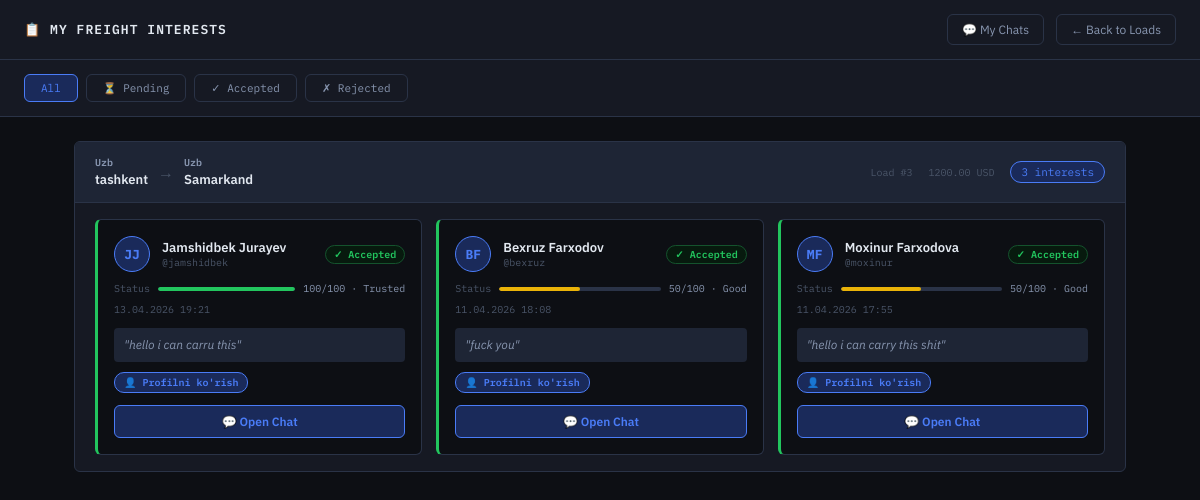
Screenshot of /interests/ (signed in) with the database file from the repository.
### ecargo/models.py (models this page shows, shortened)
class Load(models.Model):
    BODY_TYPE_CHOICES = [
        ('curtainsider', 'Curtainsider'),
        ('tautliner', 'Tautliner'),
        ('flatbed', 'Flatbed'),
        ('box', 'Box / Closed'),
        ('refrigerated', 'Refrigerated'),
        ('tanker', 'Tanker'),
        ('lowloader', 'Low Loader'),
        ('tipper', 'Tipper'),
        ('container', 'Container'),
        ('other', 'Other'),
    ]
    LOAD_TYPE_CHOICES = [
        ('FTL', 'FTL - Full Truck Load'),
        ('LTL', 'LTL - Less than Truck Load'),
    ]
    PUBLICATION_MODE_CHOICES = [
        ('exchange', 'Exchange'),
        ('selected', 'To Selected'),
    ]
    CURRENCY_CHOICES = [
        ('USD', 'USD'),
        ('EUR', 'EUR'),
        ('GBP', 'GBP'),
        ('PLN', 'PLN'),
        ('CZK', 'CZK'),
    ]
    VEHICLE_SIZE_CHOICES = [
        ('semi', 'With Semi-Trailer'),
        ('solo', 'Solo'),
        ('van', 'Van'),
        ('double', 'With Double Trailer'),
    ]
    created_by = models.ForeignKey(
        User,
        on_delete=models.SET_NULL,
        null=True,
        related_name='loads'
    )
    created_at = models.DateTimeField(auto_now_add=True)
    updated_at = models.DateTimeField(auto_now=True)
    publication_mode = models.CharField(max_length=20, choices=PUBLICATION_MODE_CHOICES, default='exchange')
    time_to_submit_offers = models.DateTimeField(null=True, blank=True)
    contacts = models.CharField(max_length=255, blank=True)
    buy_now = models.BooleanField(default=False)
    schedule_publication = models.BooleanField(default=False)
    scheduled_publish_at = models.DateTimeField(null=True, blank=True)
    total_price = models.DecimalField(max_digits=12, decimal_places=2, null=True, blank=True)
    currency = models.CharField(max_length=5, choices=CURRENCY_CHOICES, default='USD')
    mileage = models.FloatField(null=True, blank=True)
    price_per_mile = models.DecimalField(max_digits=10, decimal_places=2, null=True, blank=True)
    payment_deadline_days = models.PositiveIntegerField(null=True, blank=True)
    vehicle_size = models.CharField(max_length=20, choices=VEHICLE_SIZE_CHOICES, blank=True)
    body_type = models.CharField(max_length=30, choices=BODY_TYPE_CHOICES, blank=True)
    capacity = models.DecimalField(max_digits=8, decimal_places=2, null=True, blank=True)
    load_meters = models.DecimalField(max_digits=6, decimal_places=2, null=True, blank=True)
    load_type = models.CharField(max_length=3, choices=LOAD_TYPE_CHOICES, default='FTL')
    quantity = models.IntegerField(null=True, blank=True)
    stackable = models.BooleanField(default=False)
    to_exchange = models.BooleanField(default=False)
    additional_description = models.TextField(blank=True, max_length=2000)
    is_active = models.BooleanField(default=True)
    class Meta:
        ordering = ['-created_at']

class LoadLocation(models.Model):
    LOCATION_TYPE_CHOICES = [
        ('pickup', 'Pickup'),
        ('delivery', 'Delivery'),
    ]
    load = models.ForeignKey(Load, on_delete=models.CASCADE, related_name='locations')
    location_type = models.CharField(max_length=10, choices=LOCATION_TYPE_CHOICES)
    country = models.CharField(max_length=100)
    postal_code = models.CharField(max_length=20, blank=True)
    city = models.CharField(max_length=200)
    full_address = models.CharField(max_length=500, blank=True)
    date_from = models.DateTimeField()
    date_to = models.DateTimeField(null=True, blank=True)
    is_range = models.BooleanField(default=False)
    class Meta:
        ordering = ['id']
        constraints = [
            models.UniqueConstraint(
                fields=['load', 'location_type'],
                name='unique_pickup_delivery_per_load'
            )
        ]

class Interest(models.Model):
    STATUS_CHOICES = [
        ('pending', 'Pending'),
        ('accepted', 'Accepted'),
        ('rejected', 'Rejected'),
    ]
    load = models.ForeignKey(Load, on_delete=models.CASCADE, related_name='interests')
    carrier = models.ForeignKey(User, on_delete=models.CASCADE, related_name='interests_sent')
    status = models.CharField(max_length=20, choices=STATUS_CHOICES, default='pending')
    message = models.TextField(blank=True, max_length=500)
    created_at = models.DateTimeField(auto_now_add=True)
    updated_at = models.DateTimeField(auto_now=True)
    class Meta:
        ordering = ['-created_at']
        constraints = [
            models.UniqueConstraint(
                fields=['load', 'carrier'],
                name='unique_interest_per_load_carrier'
            )
        ]

class UserStatus(models.Model):
    user = models.OneToOneField(User, on_delete=models.CASCADE, related_name='status')
    score = models.PositiveIntegerField(default=50)  # 1-100
    @property
    def label(self):
        if self.score >= 80:
            return 'Trusted'
        elif self.score >= 50:
            return 'Good'
        elif self.score >= 30:
            return 'Average'
        return 'Low'
    @property
    def color(self):
        if self.score >= 80:
            return 'green'
        elif self.score >= 50:
            return 'yellow'
        return 'red'

### ecargo/views.py (the view)
# urls.py: path('interests/', interests_page, name='interests_page'),  # GET: shipper sees all interests
@login_required
def interests_page(request):
    role = get_user_role(request.user)
    if role != 'shipper':
        return redirect('load_list')
    status_filter = request.GET.get('status', 'all')
    my_loads = Load.objects.filter(created_by=request.user, is_active=True).prefetch_related(
        'locations', 'interests__carrier__user_role', 'interests__carrier__status'
    )
    loads_data = []
    for load in my_loads:
        pickup = load.locations.filter(location_type='pickup').first()
        delivery = load.locations.filter(location_type='delivery').first()
        interests = load.interests.all()
        if status_filter != 'all':
            interests = interests.filter(status=status_filter)
        loads_data.append({
            'load': load,
            'pickup': pickup,
            'delivery': delivery,
            'interests': interests,
            'interest_count': load.interests.count(),
            'pending_count': load.interests.filter(status='pending').count(),
        })
    Notification.objects.filter(
        recipient=request.user,
        notification_type='interest',
        is_read=False
    ).update(is_read=True)
    return render(request, 'interests.html', {
        'title': 'My Freight Interests',
        'loads_data': loads_data,
        'status_filter': status_filter,
        'unread_count': unread_notification_count(request.user),
    })

### ecargo/views.py (called while the page is built)
def get_user_role(user):
    try:
        return user.user_role.role
    except Exception:
        return None

def unread_notification_count(user):
    return Notification.objects.filter(recipient=user, is_read=False).count()

### templates/interests.html (shortened to what this page needs)
<!DOCTYPE html>
<html lang="en">
<head>
</head>
<body>
<div class="topbar">
  <h1>📋 My Freight Interests</h1>
  <a href="{% url 'my_chats' %}" class="btn-back">💬 My Chats</a>
  <a href="{% url 'load_list' %}" class="btn-back">← Back to Loads</a>
</div>
<div class="filter-bar">
  <a href="?status=all"      class="tab {% if status_filter == 'all' %}active{% endif %}">All</a>
  <a href="?status=pending"  class="tab pending  {% if status_filter == 'pending' %}active{% endif %}">⏳ Pending</a>
  <a href="?status=accepted" class="tab accepted {% if status_filter == 'accepted' %}active{% endif %}">✓ Accepted</a>
  <a href="?status=rejected" class="tab rejected {% if status_filter == 'rejected' %}active{% endif %}">✗ Rejected</a>
</div>
<div class="content">
  {% if loads_data %}
    {% for item in loads_data %}
      {% if item.interests %}
      <div class="load-block">
        <div class="load-block-header">
          <div class="load-route">
            {% if item.pickup %}
            <div class="load-place">
              <span class="load-country">{{ item.pickup.country }}</span>
              <span class="load-city">{{ item.pickup.city }}</span>
            </div>
            {% endif %}
            <span class="load-arrow">→</span>
            {% if item.delivery %}
            <div class="load-place">
              <span class="load-country">{{ item.delivery.country }}</span>
              <span class="load-city">{{ item.delivery.city }}</span>
            </div>
            {% endif %}
          </div>
          <span class="load-meta">Load #{{ item.load.pk }}</span>
          {% if item.load.total_price %}
          <span class="load-meta">{{ item.load.total_price }} {{ item.load.currency }}</span>
          {% endif %}
          <span class="load-interest-count">{{ item.interest_count }} interest{{ item.interest_count|pluralize }}</span>
        </div>
        <div class="interests-grid">
          {% for interest in item.interests %}
          <div class="interest-card {{ interest.status }}" id="interest-card-{{ interest.pk }}">
            <div class="carrier-header">
              <a href="{% url 'carrier_info' interest.carrier.pk %}" class="carrier-avatar" title="Profilni ko'rish">
                {{ interest.carrier.first_name|first|upper }}{{ interest.carrier.last_name|first|upper }}
              </a>
              <div class="carrier-info">
                <a href="{% url 'carrier_info' interest.carrier.pk %}" class="carrier-name-link">
                  {{ interest.carrier.get_full_name|default:interest.carrier.username }}
                </a>
                <div class="carrier-username">@{{ interest.carrier.username }}</div>
              </div>
              <span class="status-pill {{ interest.status }}">
                {% if interest.status == 'pending' %}⏳ Pending
                {% elif interest.status == 'accepted' %}✓ Accepted
                {% else %}✗ Rejected{% endif %}
              </span>
            </div>
            {% with score=interest.carrier.status %}
            {% if score %}
            <div class="score-bar">
              <span style="font-size:10px;color:var(--text-muted);font-family:var(--mono)">Status</span>
              <div class="score-track">
                <div class="score-fill {{ score.color }}" style="width:{{ score.score }}%"></div>
              </div>
              <span class="score-val">{{ score.score }}/100 · {{ score.label }}</span>
            </div>
            {% endif %}
            {% endwith %}
            <div class="interest-time">{{ interest.created_at|date:"d.m.Y H:i" }}</div>
            {% if interest.message %}
            <div class="interest-message">"{{ interest.message }}"</div>
            {% endif %}
            <a href="{% url 'carrier_info' interest.carrier.pk %}" class="btn-profile">
              👤 Profilni ko'rish
            </a>
            <div class="card-actions" id="actions-{{ interest.pk }}">
              {% if interest.status == 'pending' %}
                <button class="btn-accept" onclick="acceptInterest({{ interest.pk }})">✓ Accept</button>
                <button class="btn-reject" onclick="rejectInterest({{ interest.pk }})">✗ Reject</button>
              {% elif interest.status == 'accepted' %}
                {% if interest.chat_room %}
                <a href="{% url 'chat_view' interest.chat_room.pk %}" class="btn-chat">💬 Open Chat</a>
                {% endif %}
              {% endif %}
            </div>
          </div>
          {% endfor %}
        </div>
      </div>
      {% endif %}
    {% endfor %}
  {% else %}
  <div class="empty-page">
    <div class="icon">📭</div>
    <h3>No interests yet</h3>
    <p>Carriers will appear here when they express interest in your loads.</p>
  </div>
  {% endif %}
</div>
</body>
</html>

### rows the page displays
Load: pickup.country "Uzb", pickup.city "tashkent", delivery.country "Uzb", delivery.city "Samarkand", load.pk "3", load.total_price "1200.00", load.currency "USD", interest_count "3"
Interest: carrier.first_name|first "J", carrier.last_name|first "J", carrier.get_full_name "Jamshidbek Jurayev", carrier.username "jamshidbek", status "✓ Accepted", carrier.status.score "100", carrier.status.label "Trusted", created_at "13.04.2026 19:21", message "hello i can carru this"
Interest: carrier.first_name|first "B", carrier.last_name|first "F", carrier.get_full_name "Bexruz Farxodov", carrier.username "bexruz", status "✓ Accepted", carrier.status.score "50", carrier.status.label "Good", created_at "11.04.2026 18:08", message "fuck you"
Interest: carrier.first_name|first "M", carrier.last_name|first "F", carrier.get_full_name "Moxinur Farxodova", carrier.username "moxinur", status "✓ Accepted", carrier.status.score "50", carrier.status.label "Good", created_at "11.04.2026 17:55", message "hello i can carry this shit"
